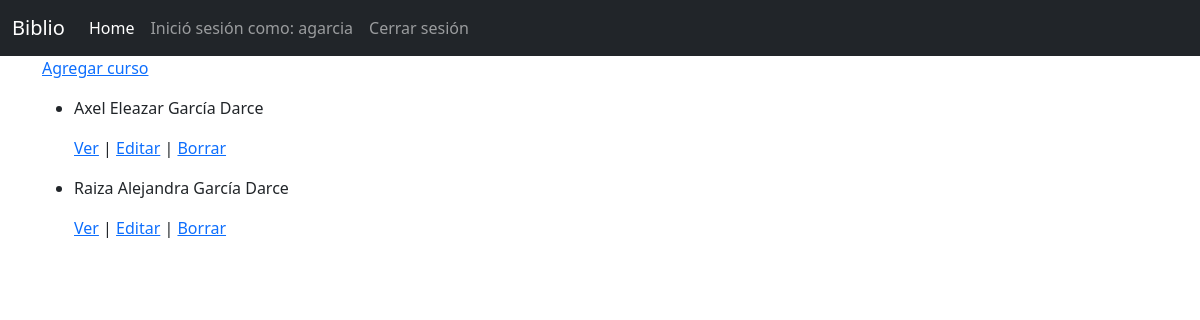
The page /readers/ (signed in) on the database its author committed.
### users/models.py (models this page shows)
class User(AbstractUser):
    phone = models.CharField(max_length=12, verbose_name="Número de teléfono")

### books/models.py (models this page shows, shortened)
class Reader(models.Model):
    first_name = models.CharField(verbose_name="Nombres", max_length=50)
    last_name = models.CharField(verbose_name="Apellidos", max_length=50)
    readed_books = models.ManyToManyField(Book, related_name="readers")

### books/views.py (the view)
class ReaderList(ListView):
    model = Reader

### books/templates/books/reader_list.html
{% extends 'base.html' %}
{% load bootstrap5 %}
{% block main %}
<p>
    <a href="{% url "readers:new" %}">Agregar curso</a>
</p>
<ul>
    {% for reader in object_list %}
        <li>
            <p>{{ reader.first_name }} {{ reader.last_name }}</p>
            <p>
                <a href="{% url "readers:detail" reader.id %}">Ver</a> |
                <a href="{% url "readers:edit" reader.id %}">Editar</a> |
                <a href="{% url "readers:delete" reader.id %}">Borrar</a>
            </p>
        </li>
    {% endfor %}
</ul>
{% endblock %}

### templates/base.html (shortened to what this page needs)
{% load bootstrap5 %}
<!DOCTYPE html>
<html lang="es" dir="ltr">
  <head>
    {% bootstrap_css %}
  </head>
  <body>
    <nav class="navbar navbar-expand-lg navbar-dark bg-dark">
    <div class="container-fluid">
      <a class="navbar-brand" href="#">Biblio</a>
      <div class="collapse navbar-collapse" id="navbarNav">
        <ul class="navbar-nav">
          <li class="nav-item">
            <a class="nav-link active" aria-current="page" href="/">Home</a>
          </li>
          {% if user.is_authenticated %}
          <li class="nav-item">
            <a class="nav-link" href="#"> Inició sesión como: {{ user.username }} </a>
          </li>
          <li class="nav-item">
            <a class="nav-link" href="{% url 'logout' %}"> Cerrar sesión </a>
          </li>
          {% endif %}
        </ul>
      </div>
    </div>
  </nav>
    <div class="container">
    {% block main %}
    {% endblock %}
    </div>
  </body>
</html>

### rows shown on the page
User: username "agarcia"
Reader: first_name "Axel Eleazar", last_name "García Darce"
Reader: first_name "Raiza Alejandra", last_name "García Darce"
